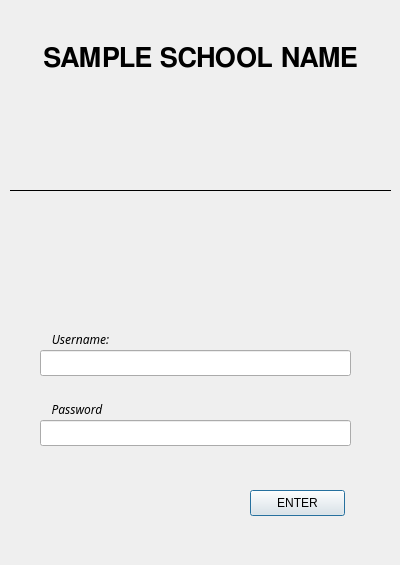
<?xml version="1.0" encoding="UTF-8"?>
<ui version="4.0">
 <class>login_diag</class>
 <widget class="QDialog" name="login_diag">
  <property name="geometry">
   <rect>
    <x>0</x>
    <y>0</y>
    <width>400</width>
    <height>565</height>
   </rect>
  </property>
  <property name="minimumSize">
   <size>
    <width>400</width>
    <height>565</height>
   </size>
  </property>
  <property name="maximumSize">
   <size>
    <width>400</width>
    <height>565</height>
   </size>
  </property>
  <property name="windowTitle">
   <string>LOG IN</string>
  </property>
  <property name="autoFillBackground">
   <bool>false</bool>
  </property>
  <property name="styleSheet">
   <string notr="true">QWidget#login_diag
{
    background-image: url(/home/aquasybgh/Desktop/SMS/Images/Ghana+Girl+Students1IMG_5804.jpg);
}</string>
  </property>
  <property name="modal">
   <bool>true</bool>
  </property>
  <widget class="QLabel" name="sch_name">
   <property name="geometry">
    <rect>
     <x>10</x>
     <y>10</y>
     <width>381</width>
     <height>101</height>
    </rect>
   </property>
   <property name="font">
    <font>
     <family>FreeSans</family>
     <pointsize>20</pointsize>
     <weight>75</weight>
     <bold>true</bold>
    </font>
   </property>
   <property name="text">
    <string>SAMPLE SCHOOL NAME</string>
   </property>
   <property name="textFormat">
    <enum>Qt::RichText</enum>
   </property>
   <property name="scaledContents">
    <bool>false</bool>
   </property>
   <property name="alignment">
    <set>Qt::AlignCenter</set>
   </property>
  </widget>
  <widget class="QLabel" name="label">
   <property name="geometry">
    <rect>
     <x>10</x>
     <y>90</y>
     <width>381</width>
     <height>201</height>
    </rect>
   </property>
   <property name="frameShape">
    <enum>QFrame::HLine</enum>
   </property>
   <property name="text">
    <string/>
   </property>
   <property name="pixmap">
    <pixmap>../Images/black-wheat-and-mortarboard.png</pixmap>
   </property>
   <property name="alignment">
    <set>Qt::AlignCenter</set>
   </property>
   <property name="wordWrap">
    <bool>true</bool>
   </property>
  </widget>
  <widget class="QLabel" name="label_2">
   <property name="geometry">
    <rect>
     <x>40</x>
     <y>330</y>
     <width>81</width>
     <height>18</height>
    </rect>
   </property>
   <property name="font">
    <font>
     <family>Courier 10 Pitch</family>
     <pointsize>9</pointsize>
     <italic>true</italic>
    </font>
   </property>
   <property name="frameShape">
    <enum>QFrame::HLine</enum>
   </property>
   <property name="frameShadow">
    <enum>QFrame::Raised</enum>
   </property>
   <property name="lineWidth">
    <number>0</number>
   </property>
   <property name="text">
    <string>Username:</string>
   </property>
   <property name="alignment">
    <set>Qt::AlignCenter</set>
   </property>
   <property name="wordWrap">
    <bool>true</bool>
   </property>
  </widget>
  <widget class="QLabel" name="label_3">
   <property name="geometry">
    <rect>
     <x>40</x>
     <y>400</y>
     <width>74</width>
     <height>18</height>
    </rect>
   </property>
   <property name="font">
    <font>
     <family>Courier 10 Pitch</family>
     <pointsize>9</pointsize>
     <italic>true</italic>
    </font>
   </property>
   <property name="frameShape">
    <enum>QFrame::HLine</enum>
   </property>
   <property name="frameShadow">
    <enum>QFrame::Raised</enum>
   </property>
   <property name="lineWidth">
    <number>0</number>
   </property>
   <property name="text">
    <string>Password</string>
   </property>
   <property name="alignment">
    <set>Qt::AlignCenter</set>
   </property>
   <property name="wordWrap">
    <bool>true</bool>
   </property>
  </widget>
  <widget class="QLineEdit" name="username_txt">
   <property name="geometry">
    <rect>
     <x>40</x>
     <y>350</y>
     <width>311</width>
     <height>26</height>
    </rect>
   </property>
   <property name="text">
    <string/>
   </property>
   <property name="clearButtonEnabled">
    <bool>true</bool>
   </property>
  </widget>
  <widget class="QLineEdit" name="password_txt">
   <property name="geometry">
    <rect>
     <x>40</x>
     <y>420</y>
     <width>311</width>
     <height>26</height>
    </rect>
   </property>
   <property name="inputMethodHints">
    <set>Qt::ImhHiddenText|Qt::ImhNoAutoUppercase|Qt::ImhNoPredictiveText|Qt::ImhSensitiveData</set>
   </property>
   <property name="echoMode">
    <enum>QLineEdit::Password</enum>
   </property>
   <property name="clearButtonEnabled">
    <bool>true</bool>
   </property>
  </widget>
  <widget class="QPushButton" name="pushButton_2">
   <property name="geometry">
    <rect>
     <x>250</x>
     <y>490</y>
     <width>95</width>
     <height>26</height>
    </rect>
   </property>
   <property name="text">
    <string>ENTER</string>
   </property>
  </widget>
 </widget>
 <resources/>
 <connections/>
</ui>
